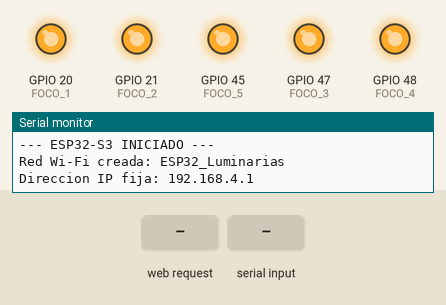
The sketch below on a simulated ESP32-S3. Shown: output pins drawn as LEDs (lit = HIGH), the last lines printed to the serial monitor. The test bench sets the inputs (shaded band).

Above: at 1.2 s.
1.3 s: HTTP request GET /control?count=1 received
At 2.4 s:
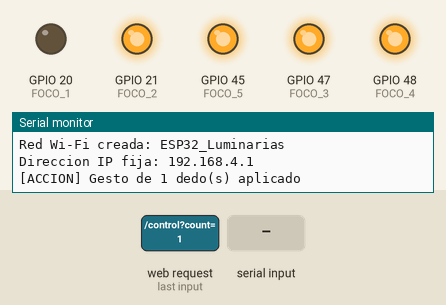
2.8 s: "30,150,10\n" received over Serial
At 3.1 s:
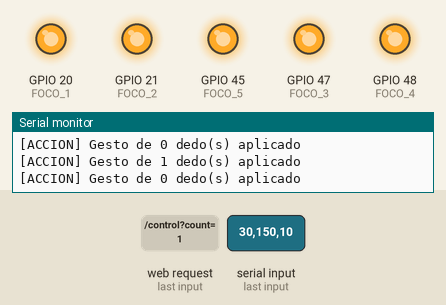
4.3 s: "90,45,200\n" received over Serial
5.8 s: "90,45\n" received over Serial
At 7.0 s:
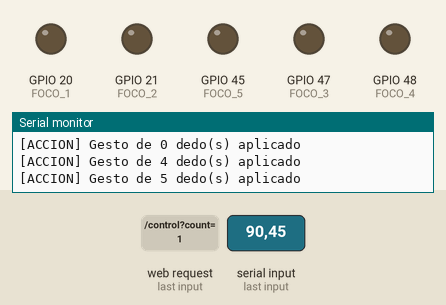
7.3 s: "2\n" received over Serial
At 8.2 s:
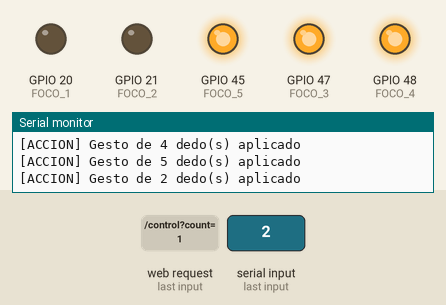
8.8 s: HTTP request GET /control?count=all received
At 9.3 s:
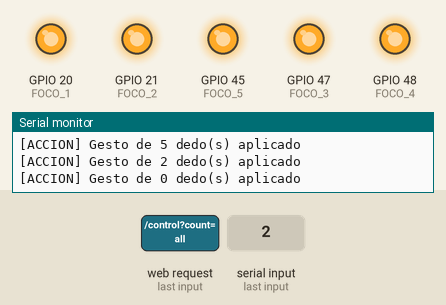
Timing chart, 0 to 11.3 s (numbered marks = the images above; inputs shaded):
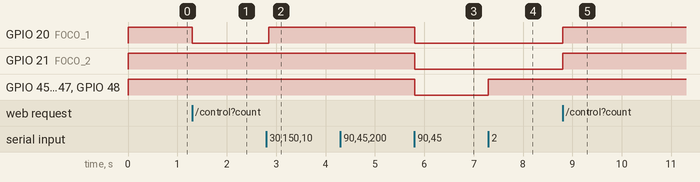

The sketch:

sp32config.ino
```cpp
#include <WiFi.h>
#include <WebServer.h>

const char* ssid_ap = "ESP32_Luminarias";
const char* pass_ap = "control1234";

WebServer server(80);

const int FOCO_1 = 20;
const int FOCO_2 = 21;
const int FOCO_3 = 47;
const int FOCO_4 = 48;
const int FOCO_5 = 45;

#define ENCENDER LOW
#define APAGAR   HIGH

void apagarTodo() {
  digitalWrite(FOCO_1, APAGAR);
  digitalWrite(FOCO_2, APAGAR);
  digitalWrite(FOCO_3, APAGAR);
  digitalWrite(FOCO_4, APAGAR);
  digitalWrite(FOCO_5, APAGAR);
}

void aplicarGesto(int dedos) {
  switch (dedos) {
    case 0:
      apagarTodo();
      break;

    case 1:
      digitalWrite(FOCO_1, ENCENDER);
      digitalWrite(FOCO_2, APAGAR);
      digitalWrite(FOCO_3, APAGAR);
      digitalWrite(FOCO_4, APAGAR);
      digitalWrite(FOCO_5, APAGAR);
      break;

    case 2:
      digitalWrite(FOCO_1, ENCENDER);
      digitalWrite(FOCO_2, ENCENDER);
      digitalWrite(FOCO_3, APAGAR);
      digitalWrite(FOCO_4, APAGAR);
      digitalWrite(FOCO_5, APAGAR);
      break;

    case 3:
      digitalWrite(FOCO_1, ENCENDER);
      digitalWrite(FOCO_2, ENCENDER);
      digitalWrite(FOCO_3, ENCENDER);
      digitalWrite(FOCO_4, APAGAR);
      digitalWrite(FOCO_5, APAGAR);
      break;

    case 4:
      digitalWrite(FOCO_1, ENCENDER);
      digitalWrite(FOCO_2, ENCENDER);
      digitalWrite(FOCO_3, ENCENDER);
      digitalWrite(FOCO_4, ENCENDER);
      digitalWrite(FOCO_5, APAGAR);
      break;

    case 5:
      digitalWrite(FOCO_1, ENCENDER);
      digitalWrite(FOCO_2, ENCENDER);
      digitalWrite(FOCO_3, ENCENDER);
      digitalWrite(FOCO_4, ENCENDER);
      digitalWrite(FOCO_5, ENCENDER);
      break;
  }
  Serial.printf("[ACCION] Gesto de %d dedo(s) aplicado\n", dedos);
}

void handleControl() {
  if (server.hasArg("count")) {
    int dedos = server.arg("count").toInt();
    if (dedos >= 0 && dedos <= 5) {
      aplicarGesto(dedos);
      server.send(200, "text/plain", "OK");
      return;
    }
  }

  if (server.hasArg("relay") && server.hasArg("state")) {
    String relayArg = server.arg("relay");
    int state = server.arg("state").toInt();

    if (relayArg == "all" || state == 0) {
      aplicarGesto(0);
      server.send(200, "text/plain", "OK");
      return;
    }

    int idx = relayArg.toInt();
    if (idx >= 0 && idx < 5) {
      aplicarGesto(idx + 1);
      server.send(200, "text/plain", "OK");
      return;
    }
  }

  server.send(400, "text/plain", "Bad Request");
}

void setup() {
  Serial.begin(115200);

  apagarTodo();

  pinMode(FOCO_1, OUTPUT);
  pinMode(FOCO_2, OUTPUT);
  pinMode(FOCO_3, OUTPUT);
  pinMode(FOCO_4, OUTPUT);
  pinMode(FOCO_5, OUTPUT);

  apagarTodo();

  WiFi.softAP(ssid_ap, pass_ap);

  Serial.println("\n--- ESP32-S3 INICIADO ---");
  Serial.print("Red Wi-Fi creada: ");
  Serial.println(ssid_ap);
  Serial.print("Direccion IP fija: ");
  Serial.println(WiFi.softAPIP());

  server.on("/control", HTTP_GET, handleControl);
  server.begin();
}

void loop() {
  server.handleClient();

  if (Serial.available() > 0) {
    char comando = Serial.read();
    if (comando >= '0' && comando <= '5') {
      aplicarGesto(comando - '0');
    }
  }
}
```

Measured:
- after the input at 1.3 s, GPIO 20 (FOCO_1): HIGH → LOW at once
- after the input at 2.8 s, GPIO 20 (FOCO_1): LOW → HIGH after 0.05 s
- after the input at 5.8 s, GPIO 20 (FOCO_1), GPIO 21 (FOCO_2), GPIO 45 (FOCO_5), GPIO 47 (FOCO_3), GPIO 48 (FOCO_4): HIGH → LOW at once
- after the input at 7.3 s, GPIO 45 (FOCO_5), GPIO 47 (FOCO_3), GPIO 48 (FOCO_4): LOW → HIGH at once
- after the input at 8.8 s, GPIO 20 (FOCO_1), GPIO 21 (FOCO_2): LOW → HIGH at once
